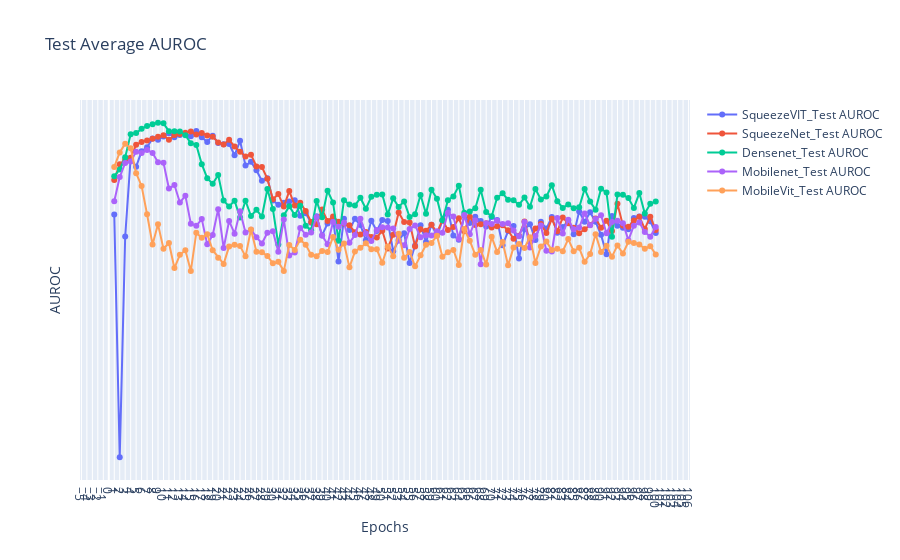

This figure's notebook cell:
### Code cell
fig = go.Figure()
for exps in test_auroc_data.keys():
    # plt.plot(epochs, loss_data[exps][0], label=exps + 'Train Loss', marker='o')
    # plt.plot(epochs, loss_data[exps][1], label=exps + 'Validation Loss', marker='o')
    # fig.add_trace(go.Scatter(x=epochs, y=auroc_data[exps][0], mode='lines+markers', name=exps + '_Train Loss'))
    fig.add_trace(go.Scatter(x=epochs, y=test_auroc_data[exps], mode='lines+markers', name=exps + '_Test AUROC'))
# fig.add_trace(go.Scatter(x=epochs, y=train_loss, mode='lines+markers', name='Train Loss'))
# fig.add_trace(go.Scatter(x=epochs, y=val_loss, mode='lines+markers', name='Validation Loss'))

fig.update_layout(
    title='Test Average AUROC',
    xaxis_title='Epochs',
    yaxis_title='AUROC',
    xaxis=dict(tickmode='linear'),
    yaxis=dict(tickmode='linear'),
    # legend=dict(x=0, y=1),
    # grid=dict(),
)

fig.show()
